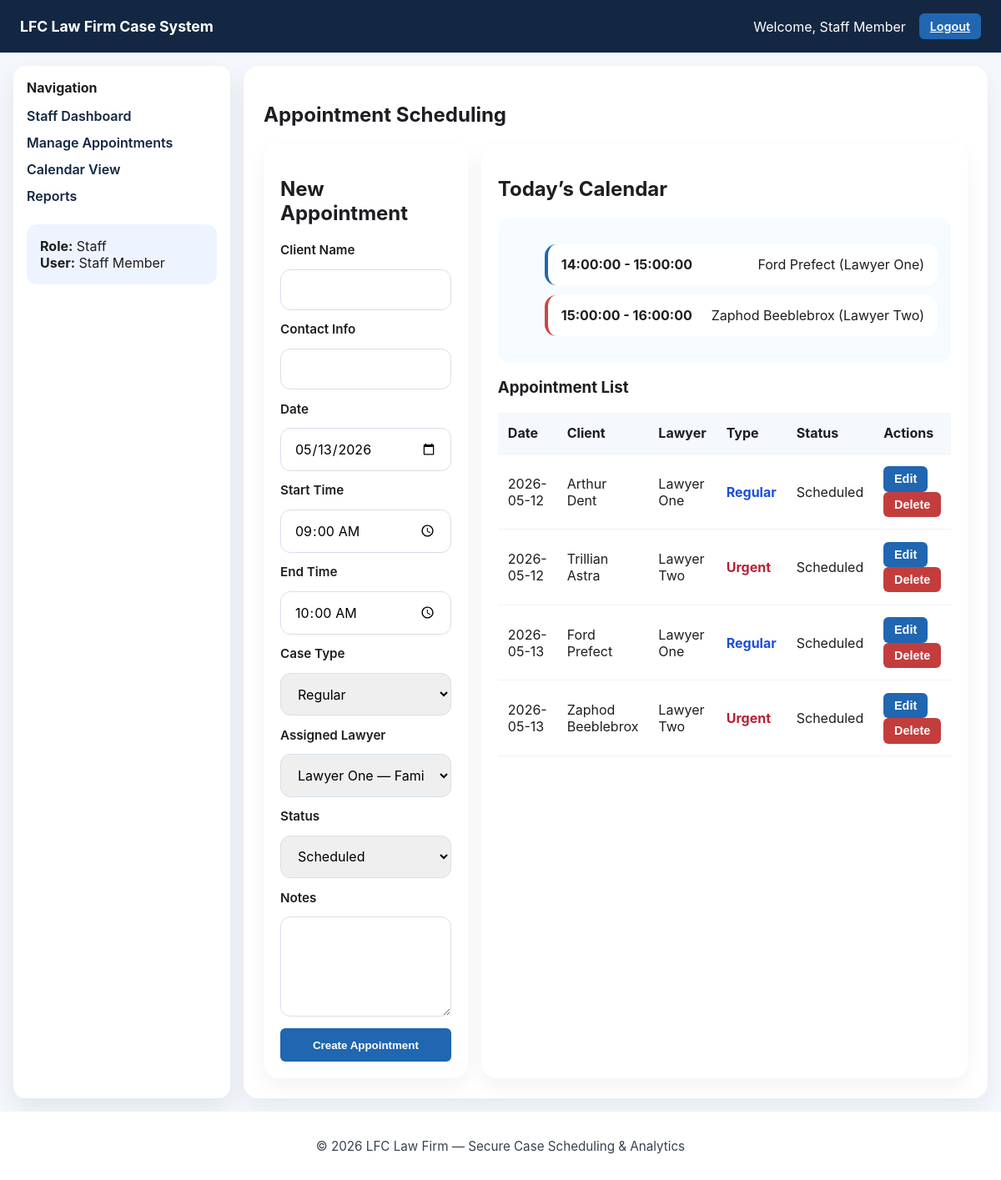
Page /staff/appointments.php (signed in) on the committed database.
### tables this page shows
CREATE TABLE appointments (
  id INT AUTO_INCREMENT PRIMARY KEY,
  client_name VARCHAR(150) NOT NULL,
  contact_info VARCHAR(150) NOT NULL,
  date DATE NOT NULL,
  time_start TIME NOT NULL,
  time_end TIME NOT NULL,
  case_type ENUM('Urgent','Regular') NOT NULL DEFAULT 'Regular',
  assigned_lawyer_id INT DEFAULT NULL,
  notes TEXT,
  status ENUM('Scheduled','Completed','Cancelled') DEFAULT 'Scheduled',
  created_by INT DEFAULT NULL,
  created_at TIMESTAMP DEFAULT CURRENT_TIMESTAMP,
  FOREIGN KEY (assigned_lawyer_id) REFERENCES lawyers(id) ON DELETE SET NULL,
  FOREIGN KEY (created_by) REFERENCES users(id) ON DELETE SET NULL
);

CREATE TABLE users (
  id INT AUTO_INCREMENT PRIMARY KEY,
  name VARCHAR(100) NOT NULL,
  email VARCHAR(150) NOT NULL UNIQUE,
  password VARCHAR(255) NOT NULL,
  role ENUM('admin','staff','lawyer') NOT NULL DEFAULT 'staff',
  created_at TIMESTAMP DEFAULT CURRENT_TIMESTAMP
);

### modules/appointments.php (called while the page is built, shortened)
<?php
require_once __DIR__ . '/../config/database.php';
function get_all_appointments($filter = []) {
    global $mysqli;
    $sql = 'SELECT a.*, l.user_id AS lawyer_user_id, u.name AS lawyer_name, u.email AS lawyer_email, us.name AS creator_name
            FROM appointments a
            LEFT JOIN lawyers l ON a.assigned_lawyer_id = l.id
            LEFT JOIN users u ON l.user_id = u.id
            LEFT JOIN users us ON a.created_by = us.id
            WHERE 1=1';
    $params = [];
    $types = '';
    if (!empty($filter['date'])) {
        $sql .= ' AND a.date = ?';
        $params[] = $filter['date'];
        $types .= 's';
    }
    $sql .= ' ORDER BY a.date ASC, a.time_start ASC';
    $stmt = $mysqli->prepare($sql);
    if ($types) {
        $stmt->bind_param($types, ...$params);
    }
    $stmt->execute();
    return $stmt->get_result();
}
function get_lawyers() {
    global $mysqli;
    return $mysqli->query('SELECT l.id, u.name, l.specialization, l.active FROM lawyers l JOIN users u ON l.user_id = u.id ORDER BY u.name ASC');
}

### staff/appointments.php (the view, shortened to what this page needs)
<?php
require_once __DIR__ . '/../includes/auth_check.php';
require_once __DIR__ . '/../modules/appointments.php';
$editAppointment = null;
$lawyers = get_lawyers();
$today = date('Y-m-d');
$calendarAppointments = get_all_appointments(['date' => $today]);
?>
<?php include __DIR__ . '/../includes/header.php'; ?>
<?php include __DIR__ . '/../includes/sidebar.php'; ?>
<section class="content-panel">
    <h1>Appointment Scheduling</h1>
    <div class="grid two-col">
        <article class="card">
            <h2><?php echo $editAppointment ? 'Edit' : 'New'; ?> Appointment</h2>
            <form method="post" class="form-card" id="appointmentForm">
                <label>Client Name</label>
                <input type="text" name="client_name" value="<?php echo $editAppointment ? htmlspecialchars($editAppointment['client_name']) : ''; ?>" required>
                <label>Contact Info</label>
                <input type="text" name="contact_info" value="<?php echo $editAppointment ? htmlspecialchars($editAppointment['contact_info']) : ''; ?>" required>
                <label>Date</label>
                <input type="date" name="date" value="<?php echo $editAppointment ? htmlspecialchars($editAppointment['date']) : date('Y-m-d'); ?>" required>
                <label>Start Time</label>
                <input type="time" name="time_start" value="<?php echo $editAppointment ? htmlspecialchars($editAppointment['time_start']) : '09:00'; ?>" required>
                <label>End Time</label>
                <input type="time" name="time_end" value="<?php echo $editAppointment ? htmlspecialchars($editAppointment['time_end']) : '10:00'; ?>" required>
                <label>Case Type</label>
                <select name="case_type">
                    <option value="Regular" <?php echo $editAppointment && $editAppointment['case_type'] === 'Regular' ? 'selected' : ''; ?>>Regular</option>
                </select>
                <label>Assigned Lawyer</label>
                <select name="assigned_lawyer_id" required>
                    <?php while ($lawyer = $lawyers->fetch_assoc()): ?>
                        <option value="<?php echo $lawyer['id']; ?>" <?php echo $editAppointment && $editAppointment['assigned_lawyer_id'] === $lawyer['id'] ? 'selected' : ''; ?>><?php echo htmlspecialchars($lawyer['name'] . ' — ' . $lawyer['specialization']); ?></option>
                    <?php endwhile; ?>
                </select>
                <label>Status</label>
                <select name="status">
                    <option value="Scheduled" <?php echo $editAppointment && $editAppointment['status'] === 'Scheduled' ? 'selected' : ''; ?>>Scheduled</option>
                </select>
                <label>Notes</label>
                <textarea name="notes"><?php echo $editAppointment ? htmlspecialchars($editAppointment['notes']) : ''; ?></textarea>
                <button class="button" type="submit"><?php echo $editAppointment ? 'Save Changes' : 'Create Appointment'; ?></button>
            </form>
        </article>
        <article class="card">
            <h2>Today’s Calendar</h2>
            <div id="calendarView" class="calendar-view">
                <?php if ($calendarAppointments->num_rows === 0): ?>
                    <p>No appointments today.</p>
                <?php else: ?>
                    <ul>
                        <?php while ($row = $calendarAppointments->fetch_assoc()): ?>
                            <li class="calendar-item <?php echo strtolower($row['case_type']); ?>">
                                <strong><?php echo htmlspecialchars($row['time_start'] . ' - ' . $row['time_end']); ?></strong>
                                <span><?php echo htmlspecialchars($row['client_name']); ?> (<?php echo htmlspecialchars($row['lawyer_name']); ?>)</span>
                            </li>
                        <?php endwhile; ?>
                    </ul>
                <?php endif; ?>
            </div>
            <h3>Appointment List</h3>
            <table>
                <thead><tr><th>Date</th><th>Client</th><th>Lawyer</th><th>Type</th><th>Status</th><th>Actions</th></tr></thead>
                <tbody>
                    <?php $appointments = get_all_appointments(); while ($row = $appointments->fetch_assoc()): ?>
                        <tr>
                            <td><?php echo htmlspecialchars($row['date']); ?></td>
                            <td><?php echo htmlspecialchars($row['client_name']); ?></td>
                            <td><?php echo htmlspecialchars($row['lawyer_name']); ?></td>
                            <td class="status-<?php echo strtolower($row['case_type']); ?>"><?php echo htmlspecialchars($row['case_type']); ?></td>
                            <td><?php echo htmlspecialchars($row['status']); ?></td>
                            <td>
                                <form method="post" style="display:inline;">
                                    <button class="button small" type="submit">Edit</button>
                                </form>
                                <form method="post" style="display:inline;">
                                    <button class="button small danger" type="submit">Delete</button>
                                </form>
                            </td>
                        </tr>
                    <?php endwhile; ?>
                </tbody>
            </table>
        </article>
    </div>
</section>
<?php include __DIR__ . '/../includes/footer.php'; ?>

### includes/header.php (shortened to what this page needs)
<!DOCTYPE html>
<html lang="en">
<head>
    <link rel="stylesheet" href="/assets/css/style.css">
</head>
<body>
<div class="page-shell">
    <header class="topbar">
        <div class="brand">LFC Law Firm Case System</div>
        <div class="topbar-right">
            <?php if (!empty($_SESSION['name'])): ?>
                <span>Welcome, <?php echo htmlspecialchars($_SESSION['name']); ?></span>
                <a class="button small" href="/auth/logout.php">Logout</a>
            <?php endif; ?>
        </div>
    </header>
    <main class="main-layout">

### includes/sidebar.php (shortened to what this page needs)
<?php
$role = isset($_SESSION['role']) ? $_SESSION['role'] : 'guest';
function nav_item($href, $label) {
    echo '<li><a href="' . $href . '">' . $label . '</a></li>';
}
?>
<aside class="sidebar">
    <div class="sidebar-section">
        <h2>Navigation</h2>
        <ul>
            <?php if ($role === 'admin'): ?>
                <?php nav_item('/admin/dashboard.php', 'Admin Dashboard'); ?>
                <?php nav_item('/admin/users.php', 'User Management'); ?>
                <?php nav_item('/admin/lawyers.php', 'Lawyer Profiles'); ?>
                <?php nav_item('/admin/settings.php', 'System Settings'); ?>
                <?php nav_item('/admin/dashboard.php#analytics', 'Analytics'); ?>
                <?php nav_item('/admin/dashboard.php#reports', 'Reports'); ?>
            <?php elseif ($role === 'staff'): ?>
                <?php nav_item('/staff/dashboard.php', 'Staff Dashboard'); ?>
            <?php elseif ($role === 'lawyer'): ?>
                <?php nav_item('/lawyer/dashboard.php', 'My Workload'); ?>
                <?php nav_item('/lawyer/dashboard.php#appointments', 'Assigned Appointments'); ?>
                <?php nav_item('/lawyer/dashboard.php#priorities', 'Prioritized Cases'); ?>
            <?php endif; ?>
        </ul>
    </div>
    <div class="sidebar-section sidebar-info">
        <strong>Role:</strong> <?php echo ucfirst($role); ?><br>
        <strong>User:</strong> <?php echo isset($_SESSION['name']) ? htmlspecialchars($_SESSION['name']) : 'Guest'; ?>
    </div>
</aside>

### includes/footer.php
    </main>
    <footer class="footer">
        <p>© 2026 LFC Law Firm — Secure Case Scheduling & Analytics</p>
    </footer>
</div>
</body>
</html>

### assets/css/style.css (style rules this page uses)
* { box-sizing: border-box; }
body { margin: 0; font-family: Inter, system-ui, -apple-system, BlinkMacSystemFont, 'Segoe UI', sans-serif; background: #f4f7fb; color: #1c1e21; }
.page-shell { display: grid; grid-template-rows: auto 1fr auto; min-height: 100vh; }
.topbar { background: #132743; color: #fff; padding: 1rem 1.5rem; display: flex; align-items: center; justify-content: space-between; }
.topbar .brand { font-weight: 700; font-size: 1.1rem; }
.topbar-right { display: flex; gap: 1rem; align-items: center; }
.button, button { background: #2066b0; border: none; color: white; padding: 0.8rem 1rem; border-radius: 6px; cursor: pointer; font-weight: 600; }
.button.small { padding: 0.45rem 0.8rem; font-size: 0.9rem; }
.button.danger, .button.small.danger { background: #c43d3d; }
.main-layout { display: grid; grid-template-columns: 260px 1fr; gap: 1rem; padding: 1rem; }
.sidebar { background: #fff; padding: 1rem; border-radius: 14px; box-shadow: 0 12px 30px rgba(16, 24, 40, 0.08); }
.sidebar h2 { margin-top: 0; font-size: 1rem; }
.sidebar ul { list-style: none; padding: 0; margin: 0; }
.sidebar li { margin-bottom: 0.75rem; }
.sidebar a { text-decoration: none; color: #132743; font-weight: 600; }
.sidebar-info { margin-top: 1.5rem; background: #eef4ff; padding: 1rem; border-radius: 12px; }
.content-panel { background: #fff; padding: 1.5rem; border-radius: 18px; box-shadow: 0 12px 30px rgba(16, 24, 40, 0.06); }
.card { background: #fff; border-radius: 18px; padding: 1.25rem; box-shadow: 0 10px 24px rgba(15, 23, 42, 0.05); }
.grid.two-col { display: grid; gap: 1rem; grid-template-columns: 1fr 1fr; }
.form-card { display: grid; gap: 0.85rem; }
.form-card label { font-weight: 600; font-size: 0.95rem; }
.form-card input, .form-card select, .form-card textarea { width: 100%; padding: 0.85rem 1rem; border: 1px solid #d7dfea; border-radius: 12px; font: inherit; }
.form-card textarea { min-height: 120px; resize: vertical; }
table { width: 100%; border-collapse: collapse; margin-top: 0.75rem; }
thead { background: #f5f8fd; }
th, td { padding: 0.9rem 0.75rem; text-align: left; border-bottom: 1px solid #eef2f7; }
.status-urgent { color: #b72136; font-weight: 700; }
.status-regular { color: #1d4ed8; font-weight: 700; }
.calendar-view { background: #f6fbff; border-radius: 14px; padding: 1rem; }
.calendar-item { margin-bottom: 0.75rem; padding: 0.9rem 1rem; border-radius: 14px; border-left: 4px solid #2066b0; background: #fff; display: flex; justify-content: space-between; gap: 1rem; }
.calendar-item.urgent { border-color: #d14343; }
.footer { background: #fff; padding: 1rem 1.5rem; text-align: center; font-size: 0.95rem; color: #374151; }

### rows in the picture
appointments: time_start+time_end "14:00:00 - 15:00:00", client_name "Ford Prefect", users.name "Lawyer One", date "2026-05-13", case_type "Regular", status "Scheduled"
appointments: time_start+time_end "15:00:00 - 16:00:00", client_name "Zaphod Beeblebrox", users.name "Lawyer Two", date "2026-05-13", case_type "Urgent", status "Scheduled"
appointments: date "2026-05-12", client_name "Arthur Dent", users.name "Lawyer One", case_type "Regular", status "Scheduled"
appointments: date "2026-05-12", client_name "Trillian Astra", users.name "Lawyer Two", case_type "Urgent", status "Scheduled"

### other values in the picture
$_SESSION['name'] "Staff Member"
$label "Staff Dashboard Manage Appointments Calendar View Reports"
$role "Staff"
form field assigned_lawyer_id "Lawyer One — Family Law"
